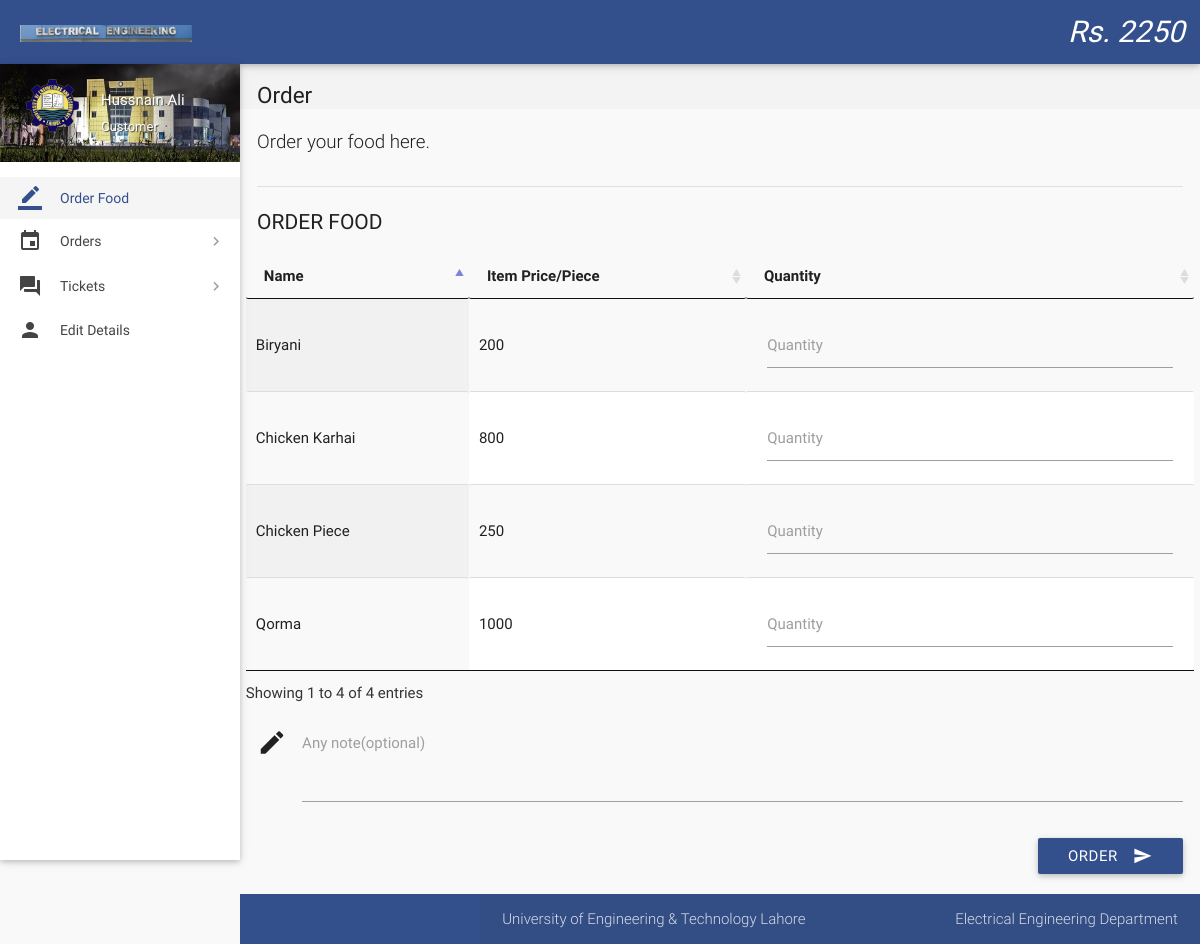
Page /index.php (signed in) on the committed database.
### tables this page shows
CREATE TABLE `wallet_details` (
  `id` int(11) NOT NULL,
  `wallet_id` int(11) NOT NULL,
  `number` varchar(16) NOT NULL,
  `cvv` int(3) NOT NULL,
  `balance` int(11) NOT NULL DEFAULT '2000'
);

CREATE TABLE `items` (
  `id` int(11) NOT NULL,
  `name` varchar(20) NOT NULL,
  `price` int(11) NOT NULL,
  `deleted` tinyint(4) NOT NULL DEFAULT '0'
);

### includes/wallet.php (called while the page is built)
<?php
$user_id=$_SESSION['user_id'];
$sql = mysqli_query($con, "SELECT * FROM wallet where customer_id = $user_id");
while($row1 = mysqli_fetch_array($sql)){
$wallet_id = $row1['id'];
}
$sql = mysqli_query($con, "SELECT * FROM wallet_details where wallet_id = $wallet_id");
while($row1 = mysqli_fetch_array($sql)){
$balance = $row1['balance'];
}
?>

### includes/connect.php (called while the page is built, shortened)
<?php
$name = $_SESSION['name'];
$role = $_SESSION['role'];
?>

### index.php (the view, shortened to what this page needs)
<?php
include 'includes/connect.php';
include 'includes/wallet.php';
	if($_SESSION['customer_sid']==session_id())
	{
		?>
<!DOCTYPE html>
<html lang="en">
<head>
  <link href="css/materialize.min.css" type="text/css" rel="stylesheet" media="screen,projection">
  <link href="css/style.min.css" type="text/css" rel="stylesheet" media="screen,projection">
  <link href="css/custom/custom.min.css" type="text/css" rel="stylesheet" media="screen,projection">
  <link href="js/plugins/perfect-scrollbar/perfect-scrollbar.css" type="text/css" rel="stylesheet" media="screen,projection">
  <link href="js/plugins/data-tables/css/jquery.dataTables.min.css" type="text/css" rel="stylesheet" media="screen,projection">
</head>
<body>
  <header id="header" class="page-topbar">
        <div class="navbar-fixed">
            <nav class="navbar-color">
                <div class="nav-wrapper">
                    <ul class="left">
                      <li><h1 class="logo-wrapper"><a href="index.php" class="brand-logo darken-1"><img src="images/materialize-logo.png" alt="logo"></a> <span class="logo-text">Logo</span></h1></li>
                    </ul>
                    <ul class="right hide-on-med-and-down">
                        <li><a href="#" class="waves-effect waves-block waves-light"><i >Rs. <?php echo $balance;?></i></a>
                        </li>
                    </ul>
                </div>
            </nav>
        </div>
  </header>
  <div id="main">
    <div class="wrapper">
      <aside id="left-sidebar-nav">
        <ul id="slide-out" class="side-nav fixed leftside-navigation">
            <li class="user-details cyan darken-2">
            <div class="row">
                <div class="col col s4 m4 l4">
                    <img src="images/avatar.jpg" alt="" class="circle responsive-img valign profile-image">
                </div>
                <div class="col col s8 m8 l8">
                    <a class="btn-flat dropdown-button waves-effect waves-light white-text profile-btn" href="#" data-activates="profile-dropdown"><?php echo $name;?> <i class="mdi-navigation-arrow-drop-down right"></i></a>
                    <p class="user-roal"><?php echo $role;?></p>
                </div>
            </div>
            </li>
            <li class="bold active"><a href="index.php" class="waves-effect waves-cyan"><i class="mdi-editor-border-color"></i> Order Food</a>
            </li>
                <li class="no-padding">
                    <ul class="collapsible collapsible-accordion">
                        <li class="bold"><a class="collapsible-header waves-effect waves-cyan"><i class="mdi-editor-insert-invitation"></i> Orders</a>
                        </li>
                    </ul>
                </li>
                <li class="no-padding">
                    <ul class="collapsible collapsible-accordion">
                        <li class="bold"><a class="collapsible-header waves-effect waves-cyan"><i class="mdi-action-question-answer"></i> Tickets</a>
                        </li>
                    </ul>
                </li>
            <li class="bold"><a href="details.php" class="waves-effect waves-cyan"><i class="mdi-social-person"></i> Edit Details</a>
            </li>
        </ul>
        </aside>
      <section id="content">
        <div id="breadcrumbs-wrapper">
          <div class="container">
            <div class="row">
              <div class="col s12 m12 l12">
                <h5 class="breadcrumbs-title">Order</h5>
              </div>
            </div>
          </div>
        </div>
        <div class="container">
          <p class="caption">Order your food here.</p>
          <div class="divider"></div>
		  <form class="formValidate" id="formValidate" method="post" action="place-order.php" novalidate="novalidate">
            <div class="row">
              <div class="col s12 m4 l3">
                <h4 class="header">Order Food</h4>
              </div>
              <div>
                  <table id="data-table-customer" class="responsive-table display" cellspacing="0">
                    <thead>
                      <tr>
                        <th>Name</th>
                        <th>Item Price/Piece</th>
                        <th>Quantity</th>
                      </tr>
                    </thead>
                    <tbody>
				<?php
				$result = mysqli_query($con, "SELECT * FROM items where not deleted;");
				while($row = mysqli_fetch_array($result))
				{
					echo '<tr><td>'.$row["name"].'</td><td>'.$row["price"].'</td>';
					echo '<td><div class="input-field col s12"><label for='.$row["id"].' class="">Quantity</label>';
					echo '<input id="'.$row["id"].'" name="'.$row['id'].'" type="text" data-error=".errorTxt'.$row["id"].'"><div class="errorTxt'.$row["id"].'"></div></td></tr>';
				}
				?>
                    </tbody>
</table>
              </div>
			  <div class="input-field col s12">
              <i class="mdi-editor-mode-edit prefix"></i>
              <textarea id="description" name="description" class="materialize-textarea"></textarea>
              <label for="description" class="">Any note(optional)</label>
			  </div>
			  <div>
			  <div class="input-field col s12">
                              <button class="btn cyan waves-effect waves-light right" type="submit" name="action">Order
                                <i class="mdi-content-send right"></i>
                              </button>
                            </div>
            </div>
			</form>
          </div>
        </div>
  </div>
  <footer class="page-footer">
    <div class="footer-copyright">
      <div class="container">
        <span>University of Engineering & Technology Lahore</span>
        <span class="right">Electrical Engineering Department</span>
        </div>
    </div>
  </footer>
</body>
</html>
<?php
	}
?>

### rows in the picture
wallet_details: balance "2250"
items: name "Chicken Karhai", price "800"
items: name "Biryani", price "200"
items: name "Qorma", price "1000"
items: name "Chicken Piece", price "250"

### other values in the picture
$name "Hussnain Ali"
$role "Customer"
